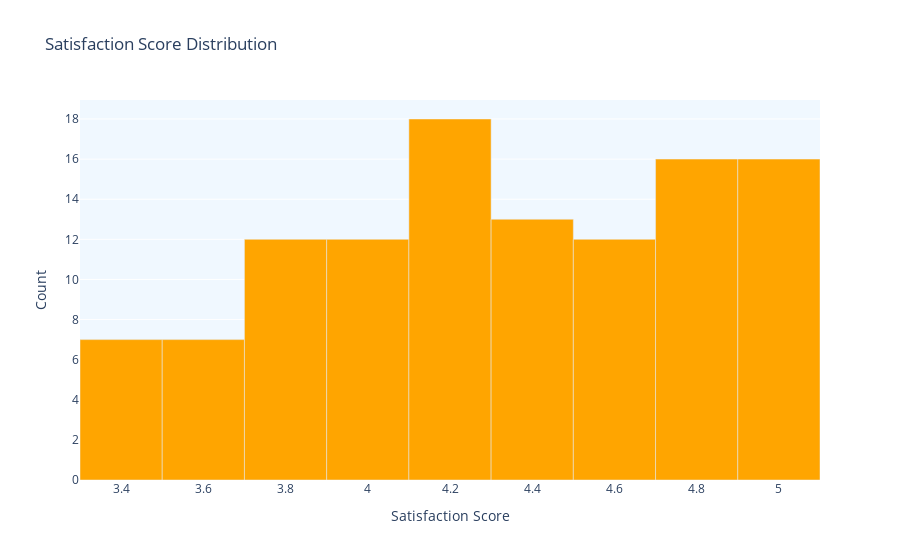

Here is the notebook cell this chart was saved with:
### Code cell
import plotly.graph_objects as go

satisfaction_scores = [3.4, 3.6, 3.8, 4.0, 4.2, 4.4, 4.6, 4.8, 5.0]
counts = [7, 7, 12, 12, 18, 13, 12, 16, 16]

fig = go.Figure(data=[go.Bar(
    x=satisfaction_scores,
    y=counts,
    marker_color='orange',
    width=0.2
)])

fig.update_layout(
    title='Satisfaction Score Distribution',
    xaxis_title='Satisfaction Score',
    yaxis_title='Count',
    plot_bgcolor='aliceblue',
    bargap=0
)

fig.show()

### Figure 1 — Plotly figure (JSON) as saved in the notebook; plotly's stock layout.template omitted (floating-point values rounded to 4 significant figures)
{"data": [{"marker": {"color": "orange"}, "type": "bar", "width": 0.2, "x": [3.4, 3.6, 3.8, 4, 4.2, 4.4, 4.6, 4.8, 5], "y": [7, 7, 12, 12, 18, 13, 12, 16, 16]}], "layout": {"bargap": 0, "plot_bgcolor": "aliceblue", "title": {"text": "Satisfaction Score Distribution"}, "xaxis": {"title": {"text": "Satisfaction Score"}}, "yaxis": {"title": {"text": "Count"}}}}
